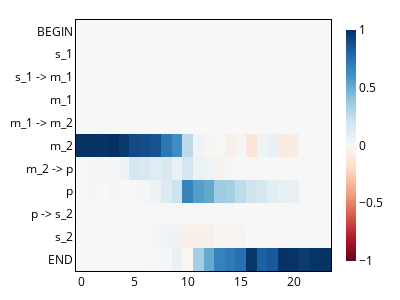

The code cell stored with this chart in its notebook:
### Code cell
pu.plot_residual(h.normalise_tensor(h.resize_all(s_resid_denoising)), labels, image_dir / "symbolic_residual.png")

### Figure 1 — Plotly figure (JSON) as saved in the notebook; plotly's stock layout.template omitted (floating-point values rounded to 4 significant figures; data arrays with more than 128 entries replaced by an {"elided": "..."} marker saying what was removed)
{"data": [{"coloraxis": "coloraxis", "hovertemplate": "Layer: %{x}<br>Sequence Position: %{y}<br>color: %{z}<extra></extra>", "name": "0", "type": "heatmap", "xaxis": "x", "y": ["BEGIN", "s_1", "s_1 -> m_1", "m_1", "m_1 -> m_2", "m_2", "m_2 -> p", "p", "p -> s_2", "s_2", "END"], "yaxis": "y", "z": {"elided": "11x24 float values"}}], "layout": {"coloraxis": {"cmid": 0, "colorbar": {"len": 1, "lenmode": "fraction", "thickness": 10, "thicknessmode": "pixels", "title": {}}, "colorscale": [[0, "rgb(103,0,31)"], [0.1, "rgb(178,24,43)"], [0.2, "rgb(214,96,77)"], [0.3, "rgb(244,165,130)"], [0.4, "rgb(253,219,199)"], [0.5, "rgb(247,247,247)"], [0.6, "rgb(209,229,240)"], [0.7, "rgb(146,197,222)"], [0.8, "rgb(67,147,195)"], [0.9, "rgb(33,102,172)"], [1, "rgb(5,48,97)"]]}, "font": {"color": "black", "size": 12}, "height": 300, "margin": {"b": 20, "l": 10, "r": 10, "t": 20}, "title": {"font": {"size": 14}}, "width": 400, "xaxis": {"anchor": "y", "constrain": "domain", "domain": [0, 1], "linecolor": "black", "linewidth": 1, "mirror": true, "scaleanchor": "y", "showline": true, "showticklabels": true, "tickmode": "array", "ticks": "", "title": {}}, "yaxis": {"anchor": "x", "autorange": "reversed", "constrain": "domain", "domain": [0, 1], "linecolor": "black", "linewidth": 1, "mirror": true, "showline": true, "showticklabels": true, "tickmode": "array", "ticks": "", "ticktext": ["BEGIN", "s_1", "s_1 -> m_1", "m_1", "m_1 -> m_2", "m_2", "m_2 -> p", "p", "p -> s_2", "s_2", "END"], "tickvals": [0, 1, 2, 3, 4, 5, 6, 7, 8, 9, 10], "title": {}}}}
